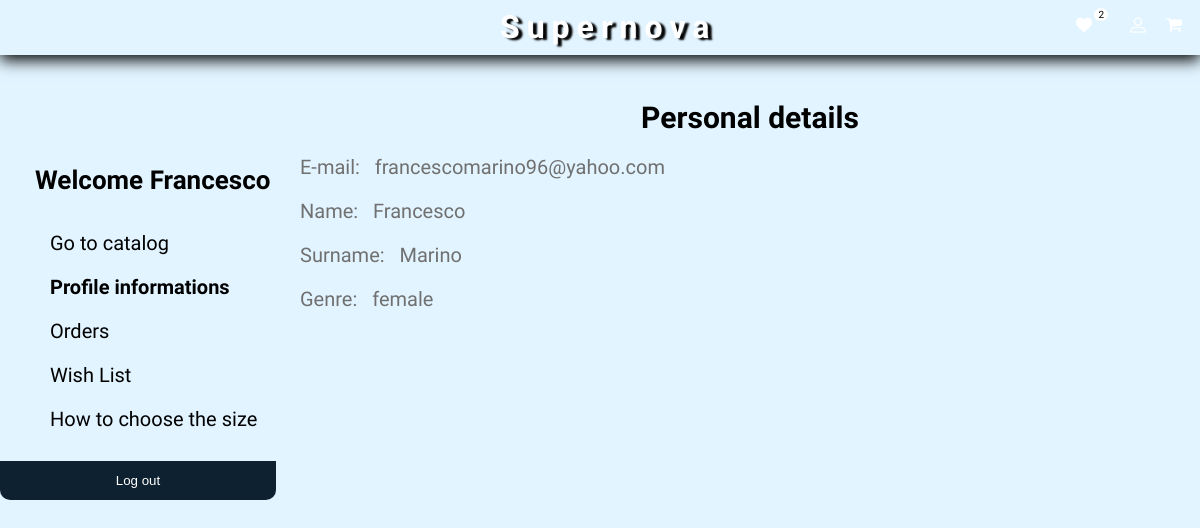
/php/profileInformations.php (signed in), run on an earlier commit of the app's database.
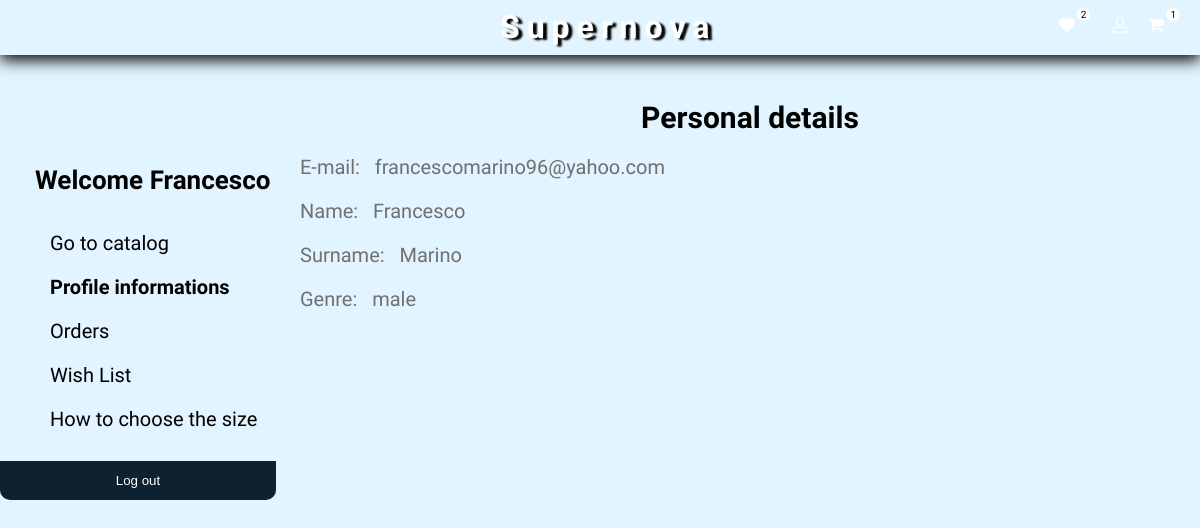
And on a later commit of the database.
### tables this page shows
CREATE TABLE `user` (
  `email` varchar(45) NOT NULL,
  `password` varchar(45) NOT NULL,
  `amministratore` tinyint(4) NOT NULL DEFAULT '0',
  `nome` varchar(45) NOT NULL,
  `cognome` varchar(45) NOT NULL,
  `genere` varchar(45) NOT NULL,
  `newsletter` tinyint(1) NOT NULL DEFAULT '0',
  PRIMARY KEY (`email`)
);

### php/util/supernovaDbManager.php (called while the page is built, shortened)
<?php
    require "dbConfig.php";
    $supernovaDb = new SupernovaDbManager();
	class SupernovaDbManager {
		private $mysqli_conn = null;
    	function openConnection(){
    		if (!$this->isOpened()){
    			global $dbHostname;
    			global $dbUsername;
    			global $dbPassword;
    			global $dbName;
    			$this->mysqli_conn = new mysqli($dbHostname, $dbUsername, $dbPassword);
				$this->mysqli_conn->select_db($dbName) or
					die ('Can\'t use pweb: ' . mysqli_error());
			}
    	}
    	function isOpened(){
       		return ($this->mysqli_conn != null);
    	}
		function performQuery($queryText) {
			return $this->mysqli_conn->query($queryText);
		}
		function sqlInjectionFilter($parameter){
			return $this->mysqli_conn->real_escape_string($parameter);
		}
		function closeConnection(){
			$this->mysqli_conn = null;
		}
	}
?>

### php/util/dbConfig.php (called while the page is built)
<?php
	$dbHostname = "localhost";
	$dbUsername = "root";
	$dbPassword = "";
	$dbName = "supernova";
?>

### php/util/garmentManagerDb.php (called while the page is built, shortened)
<?php
    require_once DIR_UTIL . "supernovaDbManager.php";
	function getHowManyInCart($email){
		global $supernovaDb;
		$email = $supernovaDb->sqlInjectionFilter($email);
		$queryText = 'SELECT SUM(quantity) AS cartBadge '
						. 'FROM cart '
						. 'WHERE email = \'' . $email . '\' ';
		$result = $supernovaDb->performQuery($queryText);
		return $result;
	}
	function getHowManyInWishList($email){
		global $supernovaDb;
		$email = $supernovaDb->sqlInjectionFilter($email);
		$queryText = 'SELECT COUNT(*) AS wishlistBadge '
						. 'FROM user_garment '
						. 'WHERE email = \'' . $email . '\' AND desired = 1';
		$result = $supernovaDb->performQuery($queryText);
		return $result;
	}
?>

### php/util/utility.php (called while the page is built, shortened)
<?php
    require_once "supernovaDbManager.php";
    require_once "garmentManagerDb.php";
	function recoverInformations($field, $table, $username) {
		global $supernovaDb;
		$query = "select " . $field . " from `" . $table . "` where email='" . $username . "'";
		$result = $supernovaDb->performQuery($query);
		$row = $result->fetch_row();
		$elem = $row[0];
		return $elem;
	}
	function setCartBadge(){
		$result = getHowManyInCart($_SESSION['username']);
		$num = mysqli_num_rows($result);
		$row = $result->fetch_assoc();
		return $row['cartBadge'];
	}
	function setWishlistBadge(){
		$result = getHowManyInWishList($_SESSION['username']);
		$num = mysqli_num_rows($result);
		$row = $result->fetch_assoc();
		return $row['wishlistBadge'];
	}
?>

### php/profileInformations.php (the view, shortened to what this page needs)
<?php
    include DIR_UTIL . "supernovaDbManager.php";
    include DIR_UTIL . "garmentManagerDb.php";
    include DIR_UTIL . "utility.php";
?>
<!DOCTYPE html>
<html lang="en">
    <head>
	    <link rel="stylesheet" href="../css/profile.css" type="text/css" media="screen">
	    <link rel="stylesheet" href="../css/header.css" type="text/css" media="screen">
  	</head>
	<?php
  		include"./layout/top_bar.php";
  		include DIR_LAYOUT . "profile_menu.php";
  		$username = $_SESSION['username'];
		$name = recoverInformations("nome", "user", $username);
		$surname = recoverInformations("cognome", "user", $username);
		$genre = recoverInformations("genere", "user", $username);
	?>
		<section id="content">
			<h1 id="personal_informations_title">Personal details</h1>
			<p>E-mail: &nbsp <?php echo $username; ?></p>
			<p>Name: &nbsp <?php echo $name; ?></p>
			<p>Surname:  &nbsp <?php echo $surname; ?></p>
			<p>Genre:  &nbsp <?php echo $genre; ?></p>
		</section>
	</body>
</html>

### php/layout/top_bar.php (shortened to what this page needs)
<header>
	<nav id="right-icons">
		<ul id="right-list">
			<li id="favourites"><a href= "./wishList.php"><img src="../immagini/heart.png" alt="favourites"></a></li>
			<?php
				if((isset($_SESSION['userId'])) && ($_SESSION['userId'] != "amministratore"))
				{
					if(setWishlistBadge() > 0)
					{
						echo "<li id='wishlistBadge' class='badge'>";
						echo setWishlistBadge();
						echo "</li>";
					}
				}
			?>
			<li id="login"onclick="location.href='../php/loginPage.php';"><img src='../immagini/login.png' alt="login"></li>
			<li id="cart" onclick="location.href='../php/cart.php';"><img src="../immagini/cart.png" alt="cart"></a></li>
			<?php
				if((isset($_SESSION['userId'])) && ($_SESSION['userId'] != "amministratore"))
				{
					if(setCartBadge())
					{
						echo "<li id='cartBadge' class='badge'>";
						echo setCartBadge();
						echo "</li>";
					}
				}
			?>
		</ul>
	</nav>
	<h1>
		<a id="titolo" href="../index.php"> Supernova </a>
	</h1>
</header>

### php/layout/profile_menu.php
<aside id="aside_menu">
	<nav id="content-nav">
		<p id="first"><b>Welcome
			<?php
				$username = $_SESSION['username'];
				$name = recoverInformations("nome", "user", $username);
				echo $name . "</b></li>";
			?>
		</p>
		<ul>
			<li><a id="catalog_link" href="./catalog.php" class="li_link">Go to catalog</a></li>
			<li><a id="profile_informations_link" href="./profileInformations.php" class="li_link">Profile informations</a></li>
			<li><a id="orders_link" href="./orders.php" class="li_link">Orders</a></li>
			<li><a id="wish_list_link" href="./wishList.php" class="li_link">Wish List</a></li>
			<li><a id="my_measures_link" href="./myMeasures.php" class="li_link">How to choose the size</a></li>
		</ul>
	</nav>
	<button type="submit" id="logout" onclick="location.href='./util/logout.php';">Log out</button>
</aside>

### css/profile.css (style rules this page uses)
html,body { overflow-x: hidden; position: absolute; }
a:link, a:visited { color: black; text-decoration: none; }
button { background-color: #0E2130; color: white; padding: 12px 20px; border: none; cursor: pointer; width: 100%; display: inline-block; position: absolute; border-bottom-right-radius: 10px; border-bottom-left-radius: 10px; }
section { text-align: center; display: block; float: right; width: 100%; font-size: 20px; }
#first { list-style-type: none; padding-left: 35px; font-size: 26px; }
#aside_menu { z-index: 49; position: fixed; padding-top: 7%; width: 23%; height: 100%; float: left; font-size: 20px; }
#aside_menu > nav > ul > li { padding: 10px; list-style-type: none; transition: all .4s ease-in-out; }
.highlighted_text { font-weight: 800; }
#content { width: 75%; left: 25%; font-family: 'Marmelad', sans-serif; text-align: left; color: rgb(112, 112, 112); display: block; float: right; }
#personal_informations_title { color: black; width: 100%; text-align: center; margin-top: 5%; }

### css/header.css (style rules this page uses)
html { top: 55px; }
html, body { margin: 0; padding: 0; width: 100%; font-family: 'Marmelad', sans-serif; background-color: #E2F4FF; background-size: 100%; }
header { position: fixed; width: 100%; top: 0; height: 55px; background-image: url(../immagini/blu.jpg); background-size: 100%; text-align: center; line-height: 55px; z-index: 50; box-shadow: black 0px 5px 15px; }
h1 { margin: 0; width: 200px; height: 100%; margin: 0 auto; }
#titolo { font-family: 'Srisakdi', cursive; color: white; text-decoration: none; text-shadow: 4px 2px 2px black; letter-spacing: 7px; }
#right-icons { float: right; height: 55px; padding-right: 10px; }
#right-list { padding: 0; text-align: right; margin: 0; }
#right-list > li:not(.badge) { display: inline; list-style: none; padding: 8px; position: relative; bottom: 0; transition: all 0.3s ease 0s; cursor: pointer; }
.badge { color: black; border-radius: 50%; background-color: white; display: inline; height: auto; width: auto; padding: 1px 4px; text-align: center; font-size: 10px; position: relative; bottom: 15px; left: -10px; }
#login { cursor: pointer; }

What changed in the data, as far as the page shows it:
changed user "Francesco": genere "female" → "male"
Also different on the page:
setCartBadge(): (not shown) → "1"
